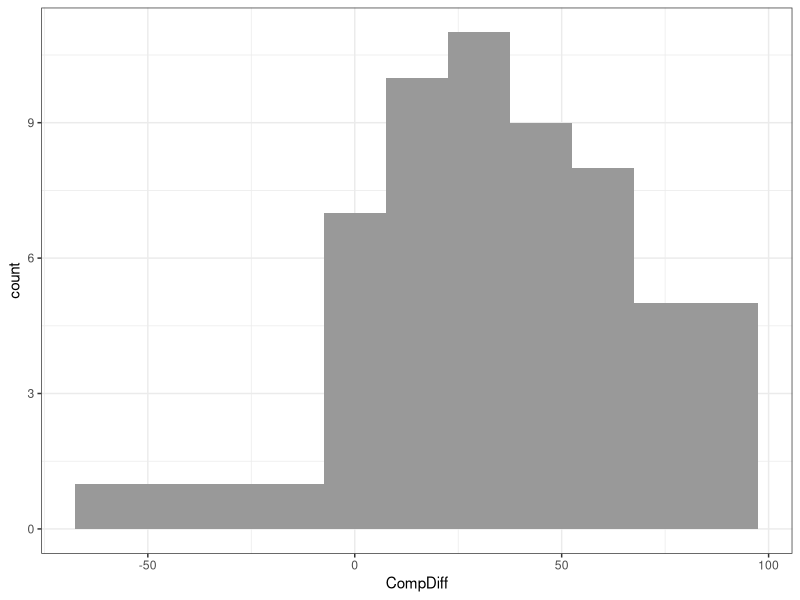
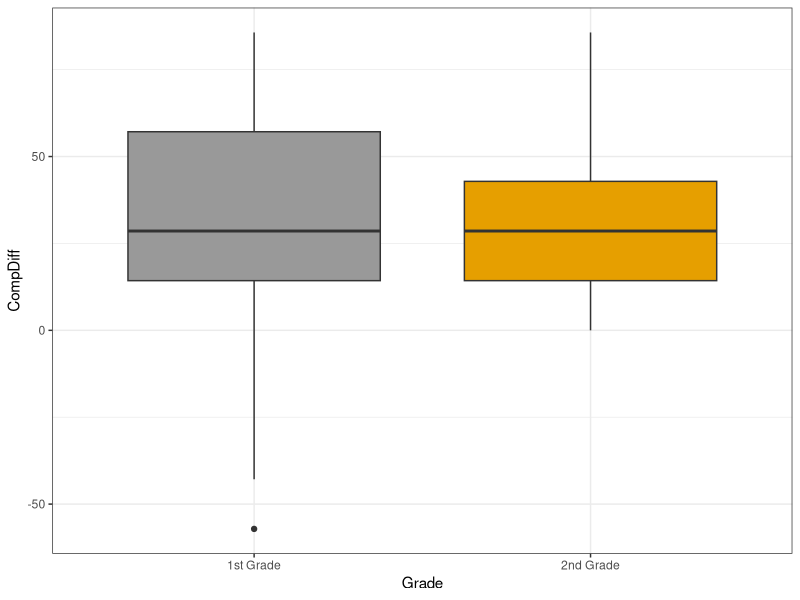
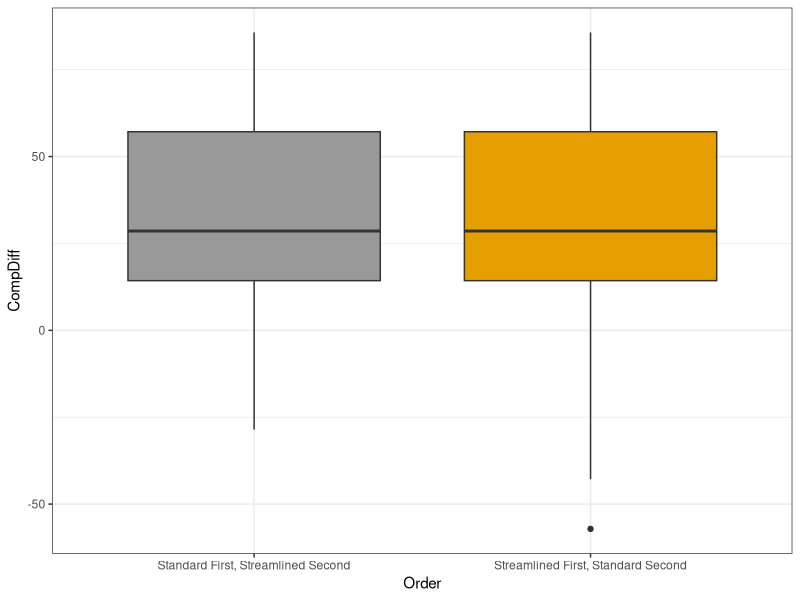

The R source for these figures, in order:
## ---- chunk 1
library(ggplot2)

data.df = read.csv("Eyetracking_Data.csv", na.string = c("999","999.00","#NULL!"), stringsAsFactors = FALSE)

# first remove the subject with missing eye gaze data
data.df = data.df[-6,c(-4, -5)]

# histogram on main response variable
ggplot(data.df, aes(x = CompDiff)) +
  geom_histogram(binwidth = 15, fill = "#999999") +
  theme_bw()

ggplot(data.df, aes(x = factor(Grade), y = CompDiff)) +
  geom_boxplot(fill=c("#999999", "#E69F00")) +
  theme_bw() + 
  scale_x_discrete(labels = c("1st Grade", "2nd Grade")) +
  labs(x="Grade")
ggplot(data.df, aes(x = factor(Order), y = CompDiff)) +
  geom_boxplot(fill=c("#999999", "#E69F00")) +
  theme_bw() + 
  scale_x_discrete(labels = c("Standard First, Streamlined Second", "Streamlined First, Standard Second")) +  
  labs(x="Order")
